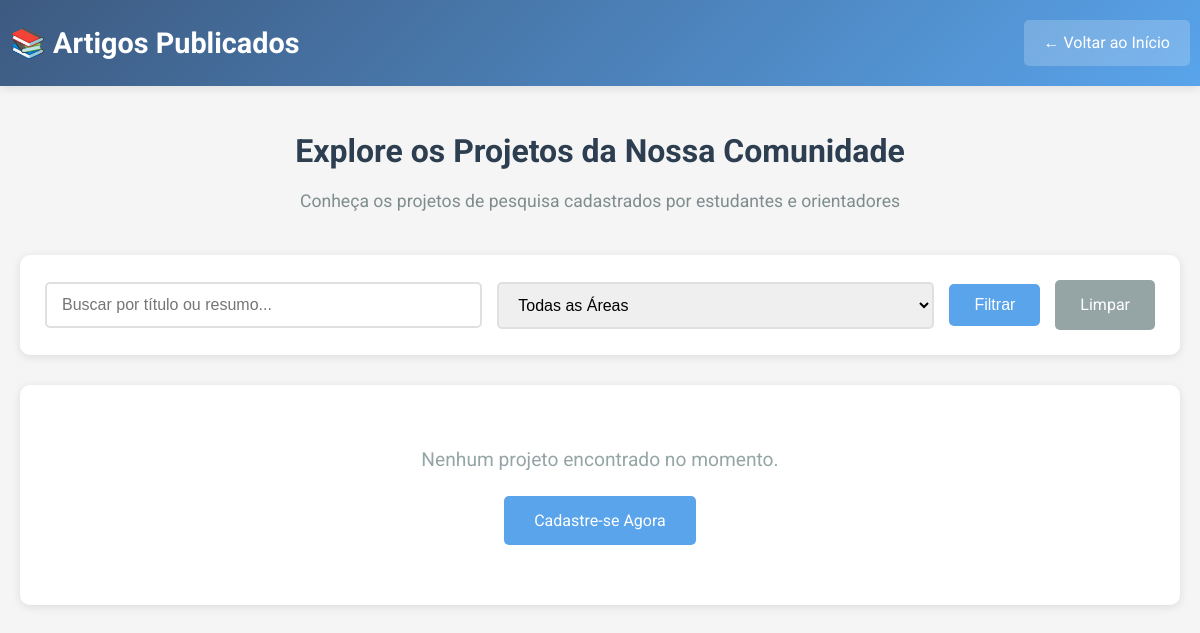
The app's page /pages/artigos_publicos.php, older data.
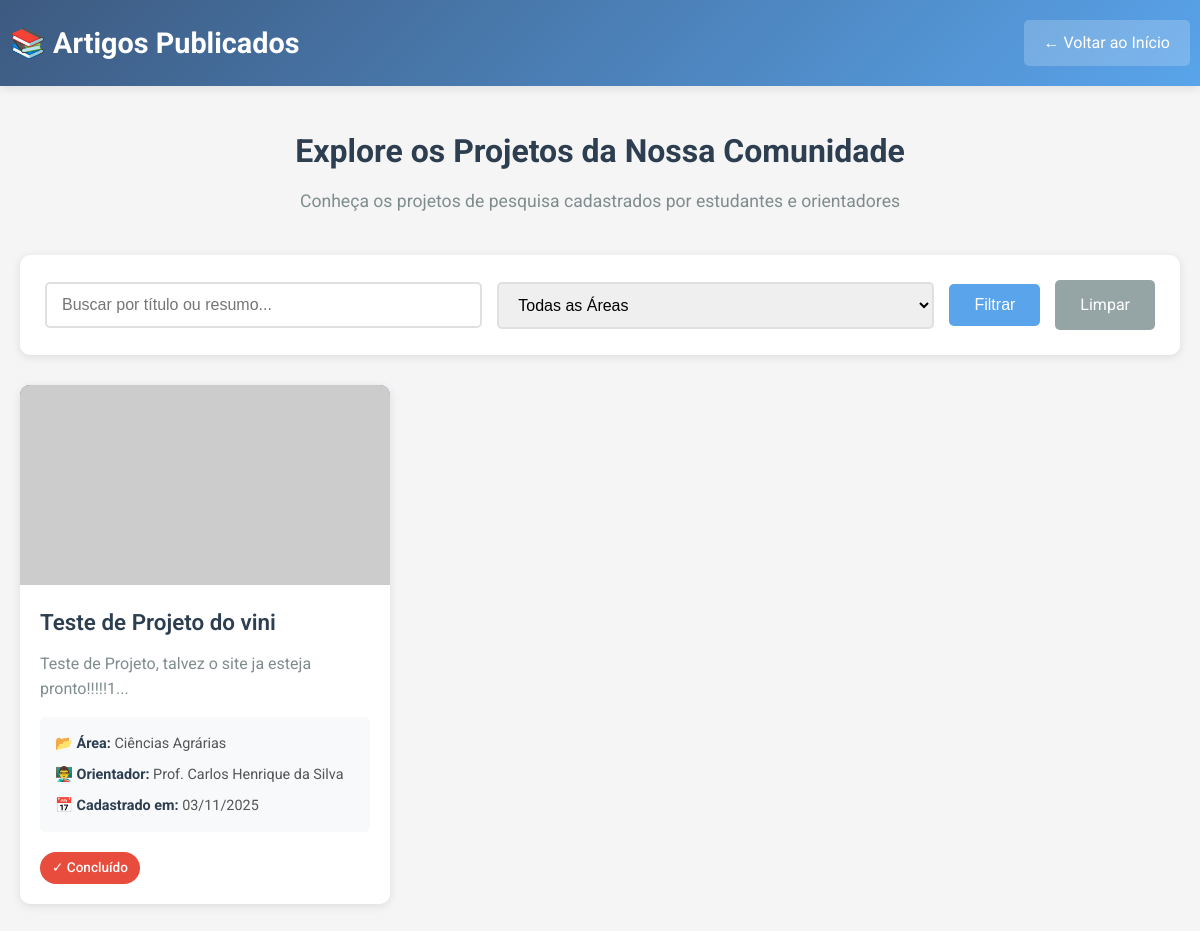
The same page, newer data.
### tables this page shows
CREATE TABLE `projetos` (
  `id` int(11) NOT NULL,
  `titulo` varchar(255) NOT NULL,
  `resumo` text,
  `id_orientador` int(11) NOT NULL,
  `id_area` int(11) NOT NULL,
  `status` int(11) NOT NULL,
  `data_cadastro` timestamp NOT NULL DEFAULT CURRENT_TIMESTAMP,
  `imagem` varchar(255) DEFAULT NULL
);

CREATE TABLE `areas` (
  `id` int(11) NOT NULL,
  `nome` varchar(100) NOT NULL
);

CREATE TABLE `orientadores` (
  `id` int(11) NOT NULL,
  `nome` varchar(200) NOT NULL,
  `email` varchar(150) NOT NULL
);

CREATE TABLE `status` (
  `id` int(11) NOT NULL,
  `descricao` varchar(50) NOT NULL
);

### pages/artigos_publicos.php (the view, shortened to what this page needs)
<?php
$usuario_logado = isset($_SESSION['usuario_id']);
$conexao = getConnection();
$filtro_busca = isset($_GET['busca']) ? $_GET['busca'] : '';
$query = "SELECT p.*, o.nome as orientador_nome, a.nome as area_nome, s.descricao as status_descricao
          FROM projetos p
          LEFT JOIN orientadores o ON p.id_orientador = o.id
          LEFT JOIN areas a ON p.id_area = a.id
          LEFT JOIN status s ON p.status = s.id
          WHERE 1=1";
$query .= " ORDER BY p.data_cadastro DESC";
$result = $conexao->query($query);
$projetos = [];
while ($row = $result->fetch_assoc()) {
    $projetos[] = $row;
}
?>
<!DOCTYPE html>
<html lang="pt-BR">
<head>
    <link rel="stylesheet" href="../css/index.css">
</head>
<body>
    <header class="public-header">
        <div class="container">
            <h1>📚 Artigos Publicados</h1>
            <?php if ($usuario_logado): ?>
                <a href="meu_perfil.php" class="btn-voltar">← Meu Perfil</a>
            <?php else: ?>
                <a href="../index.php" class="btn-voltar">← Voltar ao Início</a>
            <?php endif; ?>
        </div>
    </header>
    <div class="public-container">
        <div class="page-intro">
            <h2>Explore os Projetos da Nossa Comunidade</h2>
            <p>Conheça os projetos de pesquisa cadastrados por estudantes e orientadores</p>
        </div>
        <div class="filtros-publicos">
            <form method="GET" action="" class="filtros-form">
                <div class="filtro-group">
                    <input type="text"
                           name="busca"
                           placeholder="Buscar por título ou resumo..."
                           value="<?php echo htmlspecialchars($filtro_busca); ?>"
                           class="input-busca">
                </div>
                <div class="filtro-group">
                    <select name="area" class="select-filtro">
                        <option value="">Todas as Áreas</option>
                    </select>
                </div>
                <button type="submit" class="btn-filtrar">Filtrar</button>
                <a href="artigos_publicos.php" class="btn-limpar">Limpar</a>
            </form>
        </div>
        <?php if (count($projetos) > 0): ?>
            <div class="artigos-grid">
                <?php foreach ($projetos as $projeto): ?>
                    <div class="artigo-card">
                        <div class="artigo-imagem">
                            <?php if (!empty($projeto['imagem']) && file_exists('../uploads/' . $projeto['imagem'])): ?>
                                <img src="../uploads/<?php echo htmlspecialchars($projeto['imagem']); ?>"
                                     alt="<?php echo htmlspecialchars($projeto['titulo']); ?>">
                            <?php else: ?>
                                <img src="https://via.placeholder.com/350x200/3d5a80/ffffff?text=Artigo+Acadêmico"
                                     alt="Imagem padrão">
                            <?php endif; ?>
                        </div>
                        <div class="artigo-info">
                            <h3 class="artigo-titulo"><?php echo htmlspecialchars($projeto['titulo']); ?></h3>
                            <p class="artigo-resumo"><?php echo htmlspecialchars(substr($projeto['resumo'], 0, 150)) . '...'; ?></p>
                            <div class="artigo-meta">
                                <span class="meta-item">
                                    <strong>📂 Área:</strong> <?php echo htmlspecialchars($projeto['area_nome']); ?>
                                </span>
                                <span class="meta-item">
                                    <strong>👨‍🏫 Orientador:</strong> <?php echo htmlspecialchars($projeto['orientador_nome'] ?? 'N/A'); ?>
                                </span>
                                <span class="meta-item">
                                    <strong>📅 Cadastrado em:</strong> <?php echo date('d/m/Y', strtotime($projeto['data_cadastro'])); ?>
                                </span>
                            </div>
                            <?php
                            $status_class = 'pendente';
                            ?>
                            <span class="badge-status <?php echo $status_class; ?>">✓ <?php echo htmlspecialchars($projeto['status_descricao']); ?></span>
                        </div>
                    </div>
                <?php endforeach; ?>
            </div>
        <?php else: ?>
            <div class="sem-artigos">
                <p>Nenhum projeto encontrado no momento.</p>
                <?php if ($usuario_logado): ?>
                    <a href="cadastrar_projeto.php">Cadastrar Novo Projeto</a>
                <?php else: ?>
                    <a href="cadastro.php">Cadastre-se Agora</a>
                <?php endif; ?>
            </div>
        <?php endif; ?>
    </div>
</body>
</html>

### css/index.css (style rules this page uses)
* { margin: 0; padding: 0; box-sizing: border-box; }
html { scroll-behavior: smooth; }
body { font-family: "Roboto", sans-serif; background-color: #f5f5f5; line-height: 1.6; color: #333; }
.container { max-width: 1200px; margin: 0 auto; padding: 0 2rem; }

Row changes from the older to the newer data that the page shows:
added projetos: titulo "Teste de Projeto do vini", resumo "Teste de Projeto, talvez o site ja esteja pronto!!!!!1", id_area.nome "Ciências Agrárias", id_orientador.nome "Prof. Carlos Henrique da Silva", data_cadastro "03/11/2025", status.descricao "Concluído"
Text that changed along with them:
text no longer shown: "Nenhum projeto encontrado no momento. Cadastre-se Agora"
